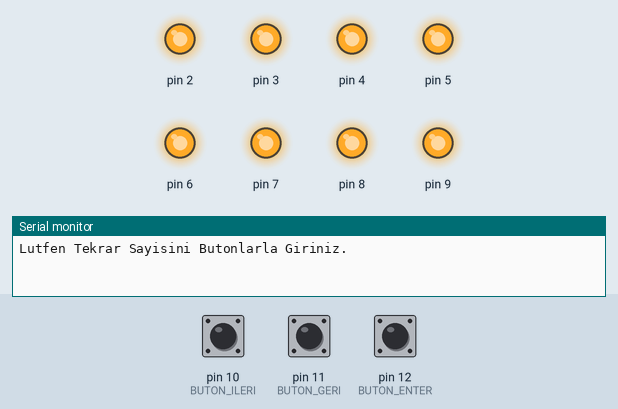
A sketch run on a simulated Arduino Uno, built with avr-gcc and run on an emulated ATmega328P. Parts: output pins drawn as LEDs (lit = HIGH), the last lines printed to the serial monitor. The test bench sets the inputs (shaded band); at power-on: pin 10 (BUTON_ILERI) HIGH, pin 12 (BUTON_ENTER) HIGH, pin 11 (BUTON_GERI) HIGH.

Above: at 1.2 s.
1.3 s: pin 10 (BUTON_ILERI) pulled LOW for 1 s
At 3.0 s:
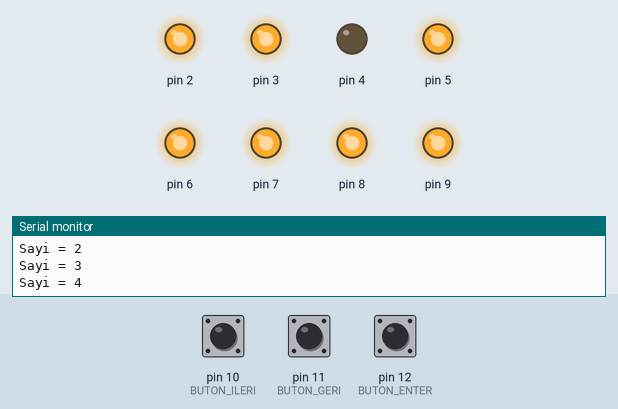
3.8 s: pin 10 (BUTON_ILERI) pulled LOW for 0.15 s
At 4.2 s:
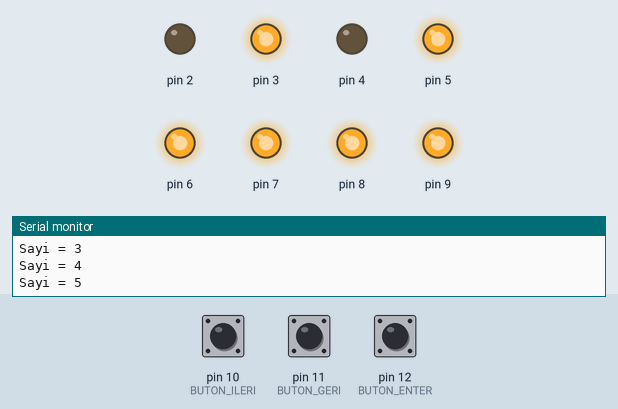
5.4 s: pin 10 (BUTON_ILERI) pulled LOW for 0.15 s
At 6.6 s:
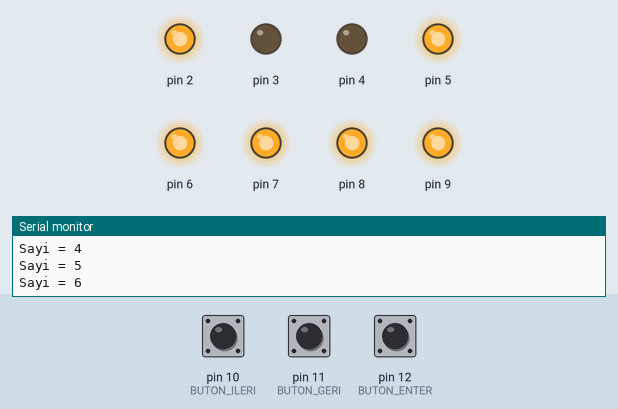
7.0 s: pin 10 (BUTON_ILERI) pulled LOW for 3.2 s
At 11.3 s:
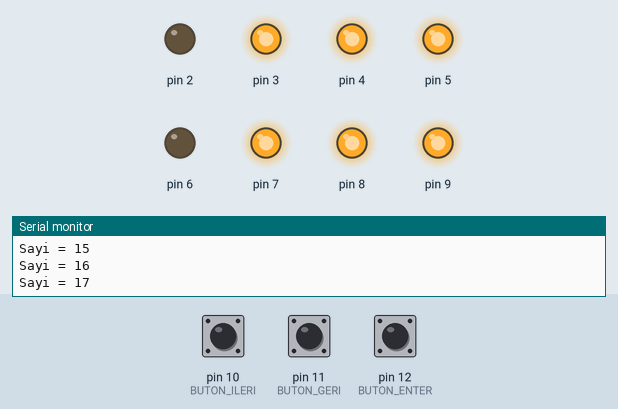
11.7 s: pin 10 (BUTON_ILERI) pulled LOW for 0.15 s
At 12.6 s:
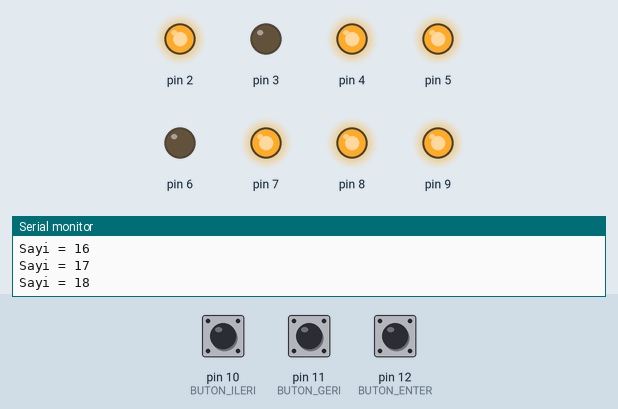
13.3 s: pin 12 (BUTON_ENTER) pulled LOW for 0.15 s
At 14.2 s:
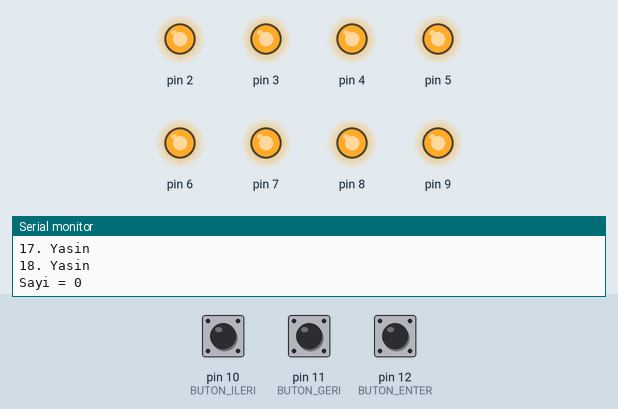
Timing chart, 0 to 15.9 s (numbered marks = the images above; inputs shaded):
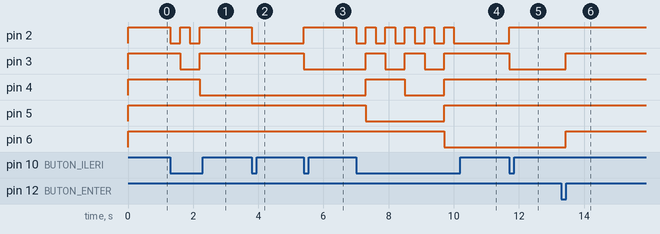

Measured:
- after the input at 1.3 s, pin 2: alternates HIGH for 0.30 s and LOW for 0.30 s, 4 changes in all, then stays HIGH, starting at once; pin 3: HIGH → LOW after 0.30 s, → HIGH 0.60 s later; pin 4: HIGH → LOW after 0.90 s
- after the input at 3.8 s, pin 2: HIGH → LOW at once
- after the input at 5.4 s, pin 2: LOW → HIGH at once; pin 3: HIGH → LOW at once
- after the input at 7.0 s, pin 2: alternates HIGH for 0.30 s and LOW for 0.30 s, 11 changes in all, then stays LOW, starting at once; pin 3: alternates HIGH for 0.60 s and LOW for 0.60 s, 5 changes in all, then stays HIGH, starting after 0.30 s
- after the input at 11.7 s, pin 2: LOW → HIGH at once; pin 3: HIGH → LOW at once
- after the input at 13.3 s, pin 3, pin 6: LOW → HIGH after 0.13 s

The sketch:

IsimTekrarlayici.ino
```cpp
#define BUTON_ILERI 10
#define BUTON_GERI 11
#define BUTON_ENTER 12

int sayac = 0;


void convert(int sayi) {
  for (int pin = 2; pin <= 9; pin++) {

    digitalWrite(pin, !bitRead(sayi, pin - 2));
  }

  Serial.print("Sayi = ");
  Serial.println(sayi);
  delay(300);
}

void setup() {
  for(byte led_pin = 2; led_pin <= 9; led_pin++) {
    pinMode(led_pin, OUTPUT);
    digitalWrite(led_pin, HIGH);
  }

  pinMode(BUTON_ILERI, INPUT_PULLUP);
  pinMode(BUTON_GERI, INPUT_PULLUP);
  pinMode(BUTON_ENTER, INPUT_PULLUP);

  Serial.begin(9600);
  Serial.println("Lutfen Tekrar Sayisini Butonlarla Giriniz.");
}

void loop() {

  if(digitalRead(BUTON_ILERI) == LOW && sayac < 255) {
    sayac++;
    convert(sayac);
  }

  if(digitalRead(BUTON_GERI) == LOW && sayac > 0) {
    sayac--;
    convert(sayac);
  }

  if(digitalRead(BUTON_ENTER) == LOW) {

    for(int i = 0; i < sayac; i++) {
      Serial.print(i + 1);
      Serial.println(". Yasin");
    }
    Serial.println();

    sayac = 0;
    convert(sayac);
    delay(300);
  }
}
```
